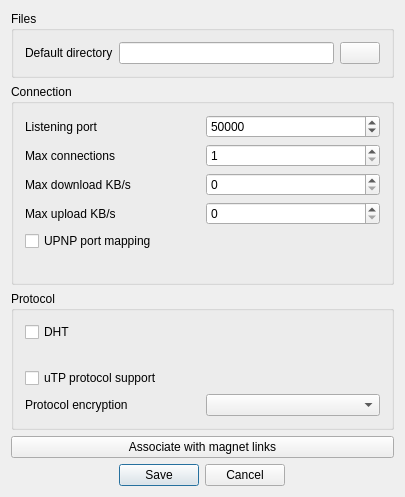
<?xml version="1.0" encoding="UTF-8"?>
<ui version="4.0">
 <class>SettingsWindowClass</class>
 <widget class="QDialog" name="SettingsWindowClass">
  <property name="geometry">
   <rect>
    <x>0</x>
    <y>0</y>
    <width>405</width>
    <height>465</height>
   </rect>
  </property>
  <property name="sizePolicy">
   <sizepolicy hsizetype="Fixed" vsizetype="Fixed">
    <horstretch>0</horstretch>
    <verstretch>0</verstretch>
   </sizepolicy>
  </property>
  <property name="windowTitle">
   <string>Settings</string>
  </property>
  <layout class="QVBoxLayout" name="verticalLayout">
   <item>
    <widget class="QGroupBox" name="filesGroup">
     <property name="title">
      <string>Files</string>
     </property>
     <layout class="QVBoxLayout" name="verticalLayout_2">
      <item>
       <layout class="QHBoxLayout" name="horizontalLayout">
        <item>
         <widget class="QLabel" name="label">
          <property name="text">
           <string>Default directory</string>
          </property>
         </widget>
        </item>
        <item>
         <widget class="QLineEdit" name="defaultFolderInput"/>
        </item>
        <item>
         <widget class="QPushButton" name="browseFolderButton">
          <property name="text">
           <string/>
          </property>
         </widget>
        </item>
       </layout>
      </item>
     </layout>
    </widget>
   </item>
   <item>
    <widget class="QGroupBox" name="groupBox">
     <property name="title">
      <string>Connection</string>
     </property>
     <layout class="QVBoxLayout" name="verticalLayout_3">
      <item>
       <layout class="QHBoxLayout" name="horizontalLayout_3">
        <item>
         <widget class="QLabel" name="labelEncryption_2">
          <property name="text">
           <string>Listening port</string>
          </property>
         </widget>
        </item>
        <item>
         <widget class="QSpinBox" name="listenPortSpinBox">
          <property name="minimum">
           <number>1024</number>
          </property>
          <property name="maximum">
           <number>65535</number>
          </property>
          <property name="value">
           <number>50000</number>
          </property>
         </widget>
        </item>
       </layout>
      </item>
      <item>
       <layout class="QHBoxLayout" name="horizontalLayout_4">
        <item>
         <widget class="QLabel" name="labelEncryption_3">
          <property name="text">
           <string>Max connections</string>
          </property>
         </widget>
        </item>
        <item>
         <widget class="QSpinBox" name="maxConnectionsSpinBox">
          <property name="minimum">
           <number>1</number>
          </property>
          <property name="maximum">
           <number>500</number>
          </property>
         </widget>
        </item>
       </layout>
      </item>
      <item>
       <layout class="QHBoxLayout" name="horizontalLayout_5">
        <item>
         <widget class="QLabel" name="labelEncryption_4">
          <property name="text">
           <string>Max download KB/s</string>
          </property>
         </widget>
        </item>
        <item>
         <widget class="QSpinBox" name="maxDlSpinBox">
          <property name="maximum">
           <number>1000000</number>
          </property>
         </widget>
        </item>
       </layout>
      </item>
      <item>
       <layout class="QHBoxLayout" name="horizontalLayout_6">
        <item>
         <widget class="QLabel" name="labelEncryption_5">
          <property name="text">
           <string>Max upload KB/s</string>
          </property>
         </widget>
        </item>
        <item>
         <widget class="QSpinBox" name="maxUpSpinBox">
          <property name="maximum">
           <number>1000000</number>
          </property>
         </widget>
        </item>
       </layout>
      </item>
      <item>
       <widget class="QCheckBox" name="upnpCheckBox">
        <property name="text">
         <string>UPNP port mapping</string>
        </property>
       </widget>
      </item>
      <item>
       <widget class="QLabel" name="upnpInfoLabel">
        <property name="text">
         <string/>
        </property>
        <property name="wordWrap">
         <bool>true</bool>
        </property>
       </widget>
      </item>
      <item>
       <layout class="QHBoxLayout" name="horizontalLayout_2"/>
      </item>
     </layout>
    </widget>
   </item>
   <item>
    <widget class="QGroupBox" name="groupBox_2">
     <property name="title">
      <string>Protocol</string>
     </property>
     <layout class="QVBoxLayout" name="verticalLayout_4">
      <item>
       <widget class="QCheckBox" name="dhtCheckBox">
        <property name="text">
         <string>DHT</string>
        </property>
       </widget>
      </item>
      <item>
       <widget class="QLabel" name="dhtInfoLabel">
        <property name="text">
         <string/>
        </property>
       </widget>
      </item>
      <item>
       <widget class="QCheckBox" name="utpCheckBox">
        <property name="text">
         <string>uTP protocol support</string>
        </property>
       </widget>
      </item>
      <item>
       <layout class="QHBoxLayout" name="horizontalLayout_7">
        <item>
         <widget class="QLabel" name="labelEncryption">
          <property name="text">
           <string>Protocol encryption</string>
          </property>
         </widget>
        </item>
        <item>
         <widget class="QComboBox" name="encryptionComboBox"/>
        </item>
       </layout>
      </item>
     </layout>
    </widget>
   </item>
   <item>
    <widget class="QPushButton" name="associateButton">
     <property name="text">
      <string>Associate with magnet links</string>
     </property>
    </widget>
   </item>
   <item alignment="Qt::AlignHCenter">
    <widget class="QDialogButtonBox" name="buttonsBox">
     <property name="orientation">
      <enum>Qt::Horizontal</enum>
     </property>
     <property name="standardButtons">
      <set>QDialogButtonBox::Cancel|QDialogButtonBox::Save</set>
     </property>
     <property name="centerButtons">
      <bool>false</bool>
     </property>
    </widget>
   </item>
  </layout>
 </widget>
 <layoutdefault spacing="6" margin="11"/>
 <resources/>
 <connections/>
</ui>
